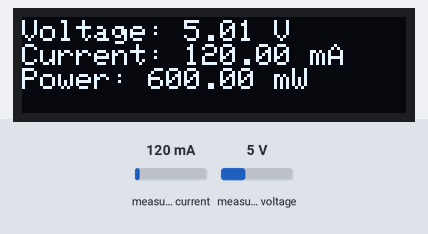
Bench run of a program on a simulated ESP8266 (NodeMCU). Shown: 128×32 one-colour display. Inputs (shaded band) come from the test bench; at power-on: measured current 120 mA, measured voltage 5 V.

Above: at 4.2 s.
4.3 s: measured current set to 40 mA
At 5.1 s:
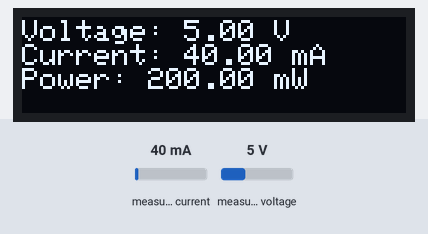
5.9 s: measured voltage set to 0.3 V
At 6.3 s:
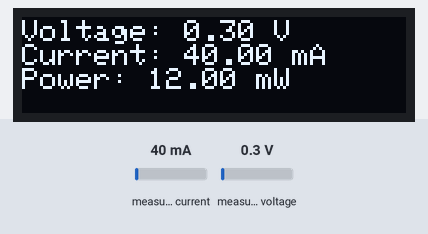
7.4 s: measured current set to 500 mA
At 8.7 s:
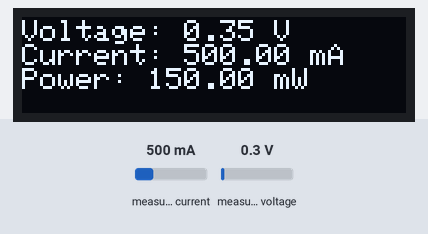
9.0 s: measured voltage set to 3.8 V
At 9.9 s:
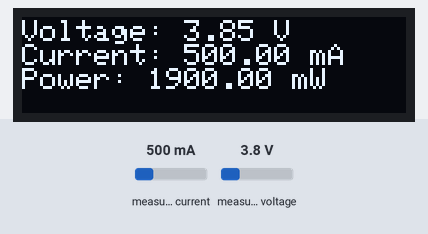
Timing chart, 0 to 11.6 s (numbered marks = the images above; inputs shaded):
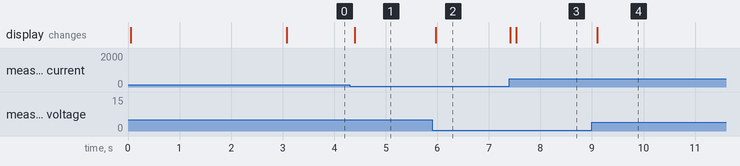

The program:

main.cpp
```cpp
#include <Arduino.h>
#include <Wire.h>
#include <SPI.h>
#include <Adafruit_INA219.h>
#include <Adafruit_SSD1306.h>
#include "configs.h"

Adafruit_INA219 ina219;

Adafruit_SSD1306 display(SCREEN_WIDTH, SCREEN_HEIGHT, &Wire, OLED_RESET);
void initDisplay();
void printInfo(float,float,float);
void printLogo();
void setup(void)
{
  Wire.begin(D4,D1);
  Serial.begin(9600);
  ina219.begin();
  initDisplay();
  printLogo();
}

void loop(void)
{
  float shuntvoltage = 0;
  float busvoltage = 0;
  float current_mA = 0;
  float loadvoltage = 0;
  float power_mW = 0;

  shuntvoltage = ina219.getShuntVoltage_mV();
  busvoltage = ina219.getBusVoltage_V();
  current_mA = ina219.getCurrent_mA();
  power_mW = ina219.getPower_mW();
  loadvoltage = busvoltage + (shuntvoltage / 1000);
  printInfo(loadvoltage,current_mA,power_mW);
  delay(100);

}

void initDisplay(){
  display.begin();
  display.clearDisplay();
  display.display();
  display.setRotation(2);
}

void printInfo(float tensao,float corrente, float potencia){
  display.clearDisplay();
  display.setTextSize(1);
  display.setTextColor(SSD1306_WHITE);
  display.setCursor(0,1);
  display.print("Voltage: ");
  display.print(tensao);
  display.println(" V");
  display.print("Current: ");
  display.print(corrente);
  display.println(" mA");
  display.print("Power: ");
  display.print(potencia);
  display.println(" mW");
  display.display();
}

void printLogo(){
  display.clearDisplay();
    display.drawBitmap(0, 0, voltimeter, 32, 32, WHITE);
    display.setTextSize(1);
    display.setTextColor(SSD1306_WHITE);
    display.setCursor(38,16);
    display.println("Iot Power Meter");
    display.display();
    delay(3000);
}
```

Source omitted: configs.h (data table, 899 bytes)

Measured:
- after the input at 4.3 s, the display: changes after 0.10 s (image 1)
- after the input at 5.9 s, the display: changes after 0.07 s (image 2)
- after the input at 7.4 s, the display: first changes at once (image 3 shows a later state)
- after the input at 9.0 s, the display: changes after 0.10 s (image 4)
